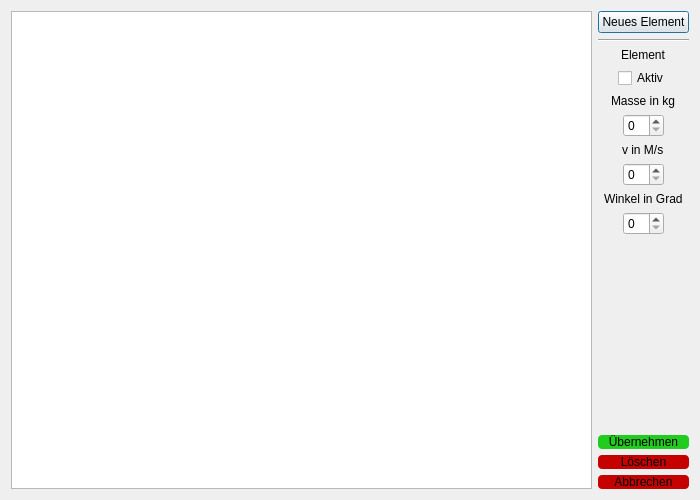
<?xml version="1.0" encoding="UTF-8"?>
<ui version="4.0">
 <class>Dialog</class>
 <widget class="QDialog" name="Dialog">
  <property name="enabled">
   <bool>true</bool>
  </property>
  <property name="geometry">
   <rect>
    <x>0</x>
    <y>0</y>
    <width>700</width>
    <height>500</height>
   </rect>
  </property>
  <property name="sizePolicy">
   <sizepolicy hsizetype="Fixed" vsizetype="Fixed">
    <horstretch>0</horstretch>
    <verstretch>0</verstretch>
   </sizepolicy>
  </property>
  <property name="minimumSize">
   <size>
    <width>700</width>
    <height>500</height>
   </size>
  </property>
  <property name="maximumSize">
   <size>
    <width>700</width>
    <height>500</height>
   </size>
  </property>
  <property name="windowTitle">
   <string>Element Auswahl</string>
  </property>
  <layout class="QVBoxLayout" name="verticalLayout_3">
   <item>
    <layout class="QHBoxLayout" name="horizontalLayout">
     <item>
      <widget class="QListWidget" name="listWidget"/>
     </item>
     <item>
      <layout class="QVBoxLayout" name="verticalLayout">
       <item>
        <widget class="QPushButton" name="pushButton_4">
         <property name="text">
          <string>Neues Element</string>
         </property>
        </widget>
       </item>
       <item>
        <widget class="Line" name="line">
         <property name="orientation">
          <enum>Qt::Orientation::Horizontal</enum>
         </property>
        </widget>
       </item>
       <item alignment="Qt::AlignmentFlag::AlignHCenter">
        <widget class="QLabel" name="label_3">
         <property name="text">
          <string>Element</string>
         </property>
        </widget>
       </item>
       <item alignment="Qt::AlignmentFlag::AlignHCenter">
        <widget class="QCheckBox" name="checkBox">
         <property name="text">
          <string>Aktiv</string>
         </property>
        </widget>
       </item>
       <item alignment="Qt::AlignmentFlag::AlignHCenter">
        <widget class="QLabel" name="label_2">
         <property name="text">
          <string>Masse in kg</string>
         </property>
        </widget>
       </item>
       <item alignment="Qt::AlignmentFlag::AlignHCenter">
        <widget class="QSpinBox" name="spinBox">
         <property name="maximumSize">
          <size>
           <width>50</width>
           <height>16777215</height>
          </size>
         </property>
        </widget>
       </item>
       <item alignment="Qt::AlignmentFlag::AlignHCenter">
        <widget class="QLabel" name="label">
         <property name="text">
          <string>v in M/s</string>
         </property>
        </widget>
       </item>
       <item alignment="Qt::AlignmentFlag::AlignHCenter">
        <widget class="QSpinBox" name="spinBox_2">
         <property name="maximumSize">
          <size>
           <width>50</width>
           <height>16777215</height>
          </size>
         </property>
        </widget>
       </item>
       <item alignment="Qt::AlignmentFlag::AlignHCenter">
        <widget class="QLabel" name="label_4">
         <property name="text">
          <string>Winkel in Grad</string>
         </property>
        </widget>
       </item>
       <item alignment="Qt::AlignmentFlag::AlignHCenter">
        <widget class="QSpinBox" name="spinBox_3">
         <property name="maximumSize">
          <size>
           <width>50</width>
           <height>16777215</height>
          </size>
         </property>
        </widget>
       </item>
       <item>
        <spacer name="verticalSpacer">
         <property name="orientation">
          <enum>Qt::Orientation::Vertical</enum>
         </property>
         <property name="sizeHint" stdset="0">
          <size>
           <width>20</width>
           <height>40</height>
          </size>
         </property>
        </spacer>
       </item>
       <item>
        <widget class="QPushButton" name="pushButton">
         <property name="maximumSize">
          <size>
           <width>1000</width>
           <height>16777215</height>
          </size>
         </property>
         <property name="styleSheet">
          <string notr="true">QPushButton{
background-color: rgb(34, 204, 31);
border-radius: 4px;
flat: true;
}

QPushButton:pressed {
	background-color: rgb(89, 255, 0);
}</string>
         </property>
         <property name="text">
          <string>Übernehmen</string>
         </property>
        </widget>
       </item>
       <item>
        <widget class="QPushButton" name="pushButton_2">
         <property name="styleSheet">
          <string notr="true">QPushButton{
background-color: rgb(197, 2, 0);
border-radius: 4px;
flat: true;
}

QPushButton:pressed {
	background-color: rgb(255, 53, 0)
}</string>
         </property>
         <property name="text">
          <string>Löschen</string>
         </property>
        </widget>
       </item>
       <item>
        <widget class="QPushButton" name="pushButton_3">
         <property name="styleSheet">
          <string notr="true">QPushButton{
background-color: rgb(197, 2, 0);
border-radius: 4px;
flat: true;
}

QPushButton:pressed {
	background-color: rgb(255, 53, 0)
}</string>
         </property>
         <property name="text">
          <string>Abbrechen</string>
         </property>
        </widget>
       </item>
      </layout>
     </item>
    </layout>
   </item>
  </layout>
 </widget>
 <resources/>
 <connections/>
</ui>
